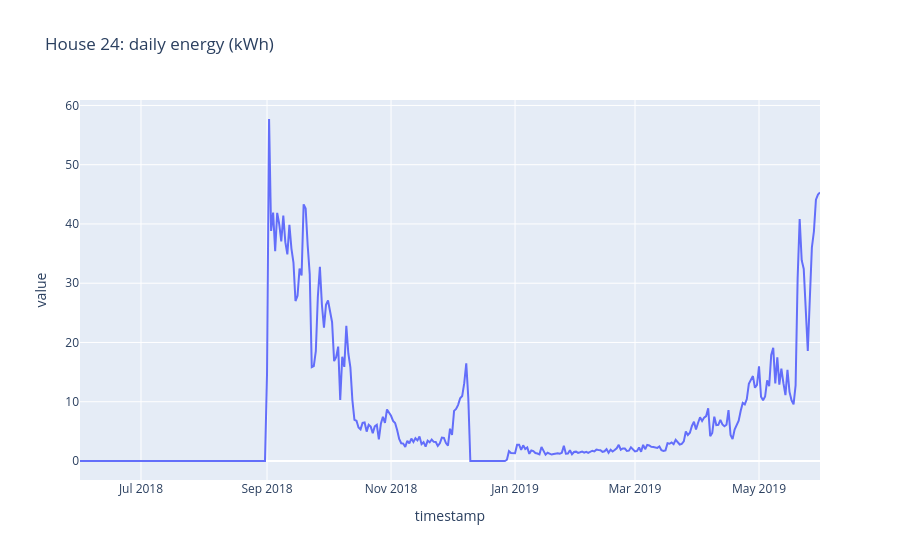

The code cell stored with this chart in its notebook:
### Code cell
h24 = load_house("../data/raw/precon/House24.csv")
daily_kwh = h24["Usage_kW"].resample("D").mean() * 24   # mean kW x 24 h = kWh/day
px.line(daily_kwh, title="House 24: daily energy (kWh)").update_layout(showlegend=False)

### Figure 1 — Plotly figure (JSON) as saved in the notebook; plotly's stock layout.template omitted (floating-point values rounded to 4 significant figures; data arrays with more than 128 entries replaced by an {"elided": "..."} marker saying what was removed)
{"data": [{"hovertemplate": "variable=Usage_kW<br>timestamp=%{x}<br>value=%{y}<extra></extra>", "legendgroup": "Usage_kW", "line": {"color": "#636efa", "dash": "solid"}, "marker": {"symbol": "circle"}, "mode": "lines", "name": "Usage_kW", "orientation": "v", "showlegend": true, "type": "scatter", "x": {"elided": "365 str values"}, "xaxis": "x", "y": {"elided": "365 float values"}, "yaxis": "y"}], "layout": {"legend": {"title": {"text": "variable"}, "tracegroupgap": 0}, "showlegend": false, "title": {"text": "House 24: daily energy (kWh)"}, "xaxis": {"anchor": "y", "domain": [0, 1], "title": {"text": "timestamp"}}, "yaxis": {"anchor": "x", "domain": [0, 1], "title": {"text": "value"}}}}
